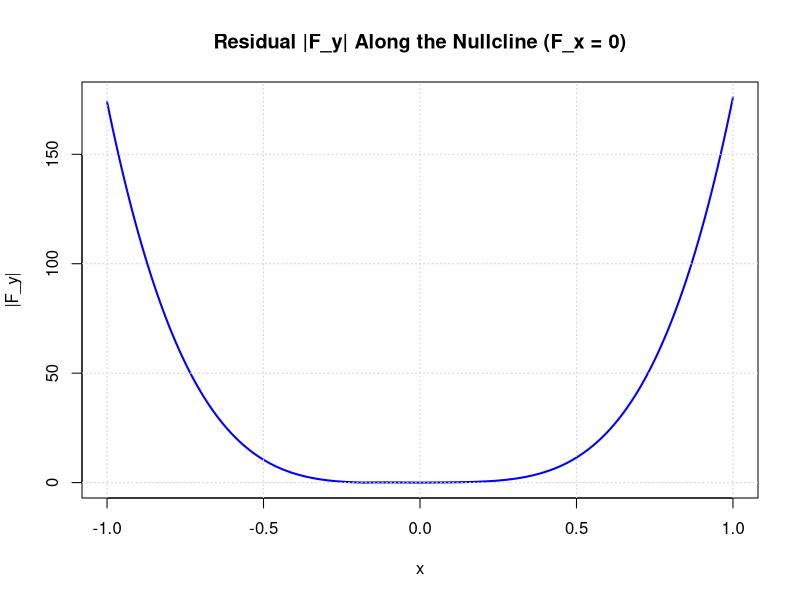
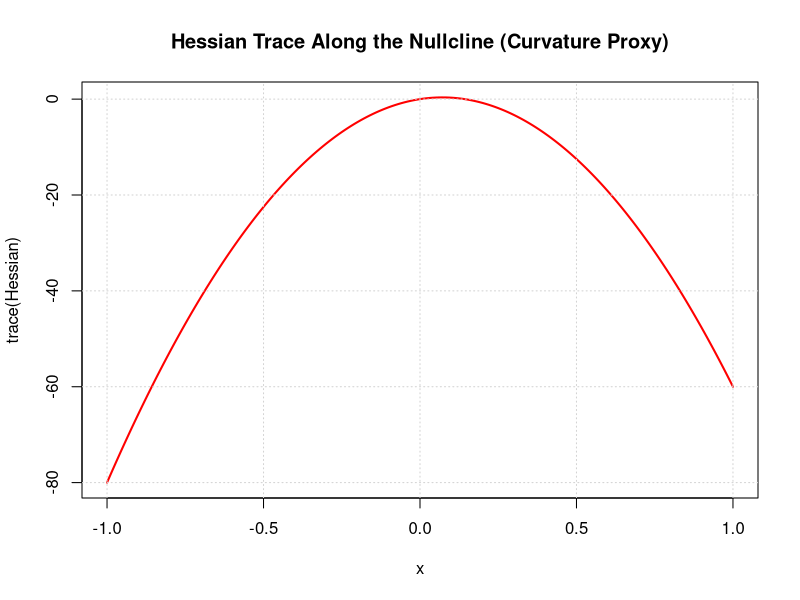

R code for these plots, in order:
# =============================================================================
# Residual and Curvature Proxy along Nullcline  (Nonlinear Cubic VNAE)
# =============================================================================
# INSTRUCTIONS: Change only the values in the "PARAMETERS" section below.
# =============================================================================

# --- PARAMETERS (change these) ---
omegaA <- 1.0
omegaB <- 1.0
thetaA <- 4.0      # asymmetry player A
thetaB <- 6.0      # asymmetry player B
beta   <- 0.1      # rigidity

# Domain for x along the nullcline
x_min <- -1.0
x_max <-  1.0
npoints <- 201

# --- DO NOT CHANGE BELOW THIS LINE ---

# Define the expectation field F (nonlinear)
F_x <- function(x, y) (omegaA + thetaA) * x^2 + omegaA * y
F_y <- function(x, y) (omegaB + thetaB) * y^2 + omegaB * x

# Nullcline of F_x: y = -((omegaA+thetaA)/omegaA) * x^2
slope_null <- - (omegaA + thetaA) / omegaA

# Generate points along the nullcline
xs <- seq(x_min, x_max, length.out = npoints)
ys_null <- slope_null * xs^2   # note: x^2, not x (because it's quadratic)

# Compute the residual |F| along this nullcline: we want F_y because F_x is zero by construction
resid <- sapply(seq_along(xs), function(i) {
  # F_x is zero on this curve (by definition), so residual is |F_y|
  abs(F_y(xs[i], ys_null[i]))
})

cat("Max residual |F_y| along the nullcline of F_x:", max(resid), "\n")

# Plot 1: Residual |F| along the nullcline
plot(xs, resid, type = 'l', col = "blue", lwd = 2,
     main = "Residual |F_y| Along the Nullcline (F_x = 0)",
     xlab = "x", ylab = "|F_y|")
grid()

# -----------------------------------------------------------------------------
# Approximate scalar curvature proxy (trace of Hessian of combined potential)
# -----------------------------------------------------------------------------
# Combined potential: U(x,y) = V + phiA + phiB
# V = x^3/3 + y^3/3 + x*y
# phiA = thetaA * x^3/3
# phiB = thetaB * y^3/3
# So U = (1+thetaA)*x^3/3 + (1+thetaB)*y^3/3 + x*y

U <- function(x, y) {
  (1 + thetaA) * x^3 / 3 + (1 + thetaB) * y^3 / 3 + x * y
}

# Finite-difference Hessian trace (Laplacian)
hessian_trace <- function(x, y, eps = 1e-4) {
  U_xx <- (U(x + eps, y) - 2 * U(x, y) + U(x - eps, y)) / eps^2
  U_yy <- (U(x, y + eps) - 2 * U(x, y) + U(x, y - eps)) / eps^2
  U_xx + U_yy
}

# Compute trace along the nullcline
trace_vals <- sapply(seq_along(xs), function(i) {
  hessian_trace(xs[i], ys_null[i])
})

# Plot 2: Hessian trace along the nullcline
plot(xs, trace_vals, type = 'l', col = "red", lwd = 2,
     main = "Hessian Trace Along the Nullcline (Curvature Proxy)",
     xlab = "x", ylab = "trace(Hessian)")
grid()

# Optionally, compute Jacobian at a specific point (e.g., origin)
jacobian_num <- function(x, y, eps = 1e-6) {
  F0 <- c(F_x(x, y), F_y(x, y))
  dFx_dx <- (F_x(x + eps, y) - F_x(x, y)) / eps
  dFx_dy <- (F_x(x, y + eps) - F_x(x, y)) / eps
  dFy_dx <- (F_y(x + eps, y) - F_y(x, y)) / eps
  dFy_dy <- (F_y(x, y + eps) - F_y(x, y)) / eps
  matrix(c(dFx_dx, dFy_dx, dFx_dy, dFy_dy), nrow = 2)
}

J0 <- jacobian_num(0, 0)
cat("\nJacobian at (0,0):\n")
print(J0)
cat("Eigenvalues:\n")
print(eigen(J0)$values)

# -----------------------------------------------------------------------------
# Notes:
# In this nonlinear cubic example, the nullcline of F_x is a parabola.
# The residual |F_y| along it indicates how far we are from the true equilibrium manifold.
# The Hessian trace is a rough proxy for curvature; the exact scalar curvature K
# is given by K = (det(H)/det(g)) * beta * |thetaA - thetaB|, which can be computed
# separately if desired (but we leave it as an exercise).
# -----------------------------------------------------------------------------
